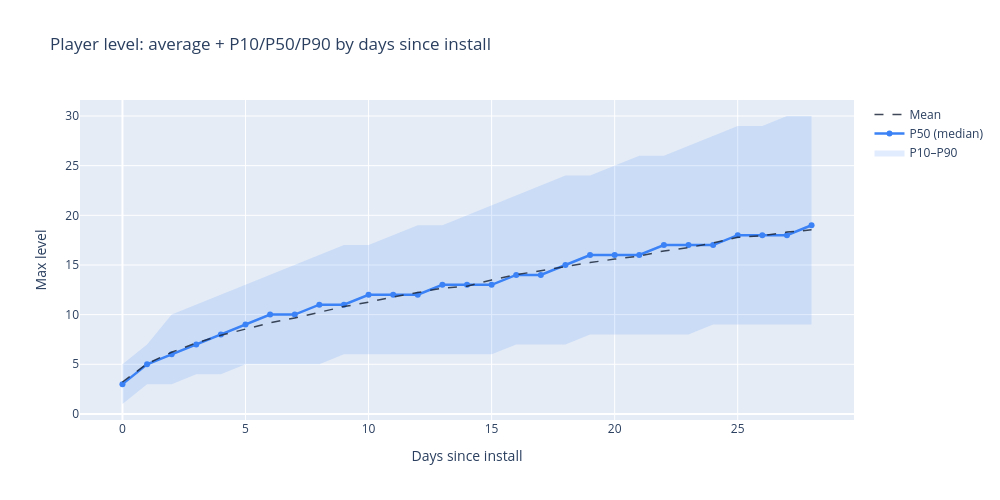

The cell this chart's notebook holds for it:
### Code cell
# Chart 1 — average + P10/P50/P90 max level band chart by days since install
df = level_pcts.merge(
    avg_level_by_day[['days_since_install', 'weighted_avg_max_level']],
    on='days_since_install', how='left',
).sort_values('days_since_install')

fig = go.Figure()

fig.add_trace(go.Scatter(
    x=df['days_since_install'], y=df['p10'],
    mode='lines', line=dict(width=0), showlegend=False,
    customdata=df[['total_users']],
    hovertemplate='P10: %{y:.0f}<br>n=%{customdata[0]:,} users<extra></extra>',
))
fig.add_trace(go.Scatter(
    x=df['days_since_install'], y=df['p90'],
    mode='lines', line=dict(width=0),
    fill='tonexty', fillcolor='rgba(59,130,246,0.15)',
    name='P10–P90',
    customdata=df[['total_users']],
    hovertemplate='P90: %{y:.0f}<br>n=%{customdata[0]:,} users<extra></extra>',
))
fig.add_trace(go.Scatter(
    x=df['days_since_install'], y=df['p50'],
    mode='lines+markers', line=dict(width=2.5, color='rgba(59,130,246,1)'),
    name='P50 (median)',
    customdata=df[['total_users']],
    hovertemplate='P50: %{y:.0f}<br>n=%{customdata[0]:,} users<extra></extra>',
))
fig.add_trace(go.Scatter(
    x=df['days_since_install'], y=df['weighted_avg_max_level'],
    mode='lines', line=dict(width=1.5, color='rgba(30,41,59,0.85)', dash='dash'),
    name='Mean',
    hovertemplate='Mean: %{y:.2f}<extra></extra>',
))

fig.update_layout(
    title='Player level: average + P10/P50/P90 by days since install',
    xaxis_title='Days since install',
    yaxis_title='Max level',
    width=1000, height=500,
)
fig.show()

### Figure 1 — Plotly figure (JSON) as saved in the notebook; plotly's stock layout.template omitted (floating-point values rounded to 4 significant figures)
{"data": [{"customdata": [[50845], [22113], [16006], [13500], [12016], [11010], [10375], [10058], [9324], [8710], [8264], [7909], [7634], [7512], [7455], [7165], [6827], [6677], [6465], [6265], [6193], [6155], [5940], [5806], [5633], [5480], [5430], [5401], [5375]], "hovertemplate": "P10: %{y:.0f}<br>n=%{customdata[0]:,} users<extra></extra>", "line": {"width": 0}, "mode": "lines", "showlegend": false, "type": "scatter", "x": [0, 1, 2, 3, 4, 5, 6, 7, 8, 9, 10, 11, 12, 13, 14, 15, 16, 17, 18, 19, 20, 21, 22, 23, 24, 25, 26, 27, 28], "y": [1, 3, 3, 4, 4, 5, 5, 5, 5, 6, 6, 6, 6, 6, 6, 6, 7, 7, 7, 8, 8, 8, 8, 8, 9, 9, 9, 9, 9]}, {"customdata": [[50845], [22113], [16006], [13500], [12016], [11010], [10375], [10058], [9324], [8710], [8264], [7909], [7634], [7512], [7455], [7165], [6827], [6677], [6465], [6265], [6193], [6155], [5940], [5806], [5633], [5480], [5430], [5401], [5375]], "fill": "tonexty", "fillcolor": "rgba(59,130,246,0.15)", "hovertemplate": "P90: %{y:.0f}<br>n=%{customdata[0]:,} users<extra></extra>", "line": {"width": 0}, "mode": "lines", "name": "P10–P90", "type": "scatter", "x": [0, 1, 2, 3, 4, 5, 6, 7, 8, 9, 10, 11, 12, 13, 14, 15, 16, 17, 18, 19, 20, 21, 22, 23, 24, 25, 26, 27, 28], "y": [5, 7, 10, 11, 12, 13, 14, 15, 16, 17, 17, 18, 19, 19, 20, 21, 22, 23, 24, 24, 25, 26, 26, 27, 28, 29, 29, 30, 30]}, {"customdata": [[50845], [22113], [16006], [13500], [12016], [11010], [10375], [10058], [9324], [8710], [8264], [7909], [7634], [7512], [7455], [7165], [6827], [6677], [6465], [6265], [6193], [6155], [5940], [5806], [5633], [5480], [5430], [5401], [5375]], "hovertemplate": "P50: %{y:.0f}<br>n=%{customdata[0]:,} users<extra></extra>", "line": {"color": "rgba(59,130,246,1)", "width": 2.5}, "mode": "lines+markers", "name": "P50 (median)", "type": "scatter", "x": [0, 1, 2, 3, 4, 5, 6, 7, 8, 9, 10, 11, 12, 13, 14, 15, 16, 17, 18, 19, 20, 21, 22, 23, 24, 25, 26, 27, 28], "y": [3, 5, 6, 7, 8, 9, 10, 10, 11, 11, 12, 12, 12, 13, 13, 13, 14, 14, 15, 16, 16, 16, 17, 17, 17, 18, 18, 18, 19]}, {"hovertemplate": "Mean: %{y:.2f}<extra></extra>", "line": {"color": "rgba(30,41,59,0.85)", "dash": "dash", "width": 1.5}, "mode": "lines", "name": "Mean", "type": "scatter", "x": [0, 1, 2, 3, 4, 5, 6, 7, 8, 9, 10, 11, 12, 13, 14, 15, 16, 17, 18, 19, 20, 21, 22, 23, 24, 25, 26, 27, 28], "y": [3.218, 5.049, 6.215, 7.143, 7.915, 8.579, 9.174, 9.668, 10.26, 10.81, 11.25, 11.78, 12.22, 12.66, 12.86, 13.49, 14.02, 14.45, 14.81, 15.24, 15.59, 15.9, 16.41, 16.75, 17.21, 17.78, 17.95, 18.31, 18.54]}], "layout": {"height": 500, "title": {"text": "Player level: average + P10/P50/P90 by days since install"}, "width": 1000, "xaxis": {"title": {"text": "Days since install"}}, "yaxis": {"title": {"text": "Max level"}}}}
